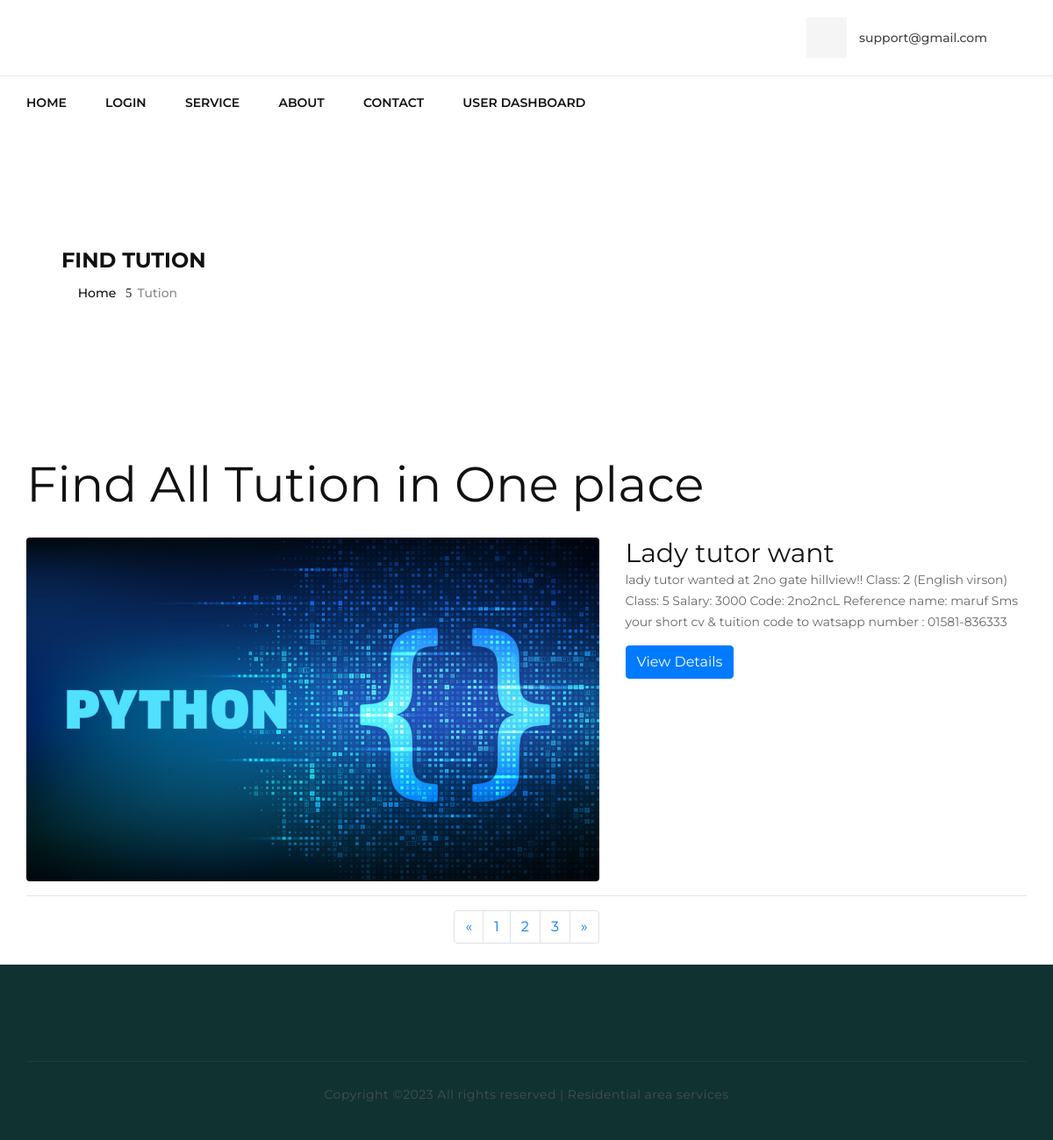
/tution, run on the app's committed database.
### user_auth/models.py (models this page shows, shortened)
class Tution(models.Model):
    title=models.CharField(max_length=1000)
    email=models.EmailField()
    phone_number=models.IntegerField()
    DHAKA = 'Dhaka'
    CHITTAGONG = 'Chittagong'
    DIVISION_CHOICES = (
        (DHAKA, 'Dhaka'),
        (CHITTAGONG, 'Chittagong')
    )
    division = models.CharField(choices=DIVISION_CHOICES, max_length=50)
    GEC='Gec Moor'
    Chawkbazar='Chawkbazar'
    Mirpur='mirpur'
    Gulshan='Gulshan'
    district_choices=(
        (GEC,'Gec Moor'),
        (Chawkbazar,'Chawkbazar'),
        (Mirpur,'Mirpur'),
        (Gulshan,'Gulshan'),
    )
    district=models.CharField(choices=district_choices,max_length=1000)
    details_address=models.TextField()
    teacher_details=models.TextField()
    tution_image=models.ImageField(upload_to="images/")
    datetime=models.DateTimeField(default=now)
    creator = models.ForeignKey(User, on_delete=models.SET_NULL, null=True)

### home/views.py (the view)
# urls.py: path("tution",tution,name="tution"),
def tution(request):
    all_tution_post=Tution.objects.all()
    return render(request, "main/tution.html",{
        "all_tution_post":all_tution_post,
    })

### templates/main/tution.html (shortened to what this page needs)
{% extends "main/base.html"%}
{% load static %}
{% block content %}
<section class="breadcrumb-section spad set-bg" data-setbg={% static "main/img/breadcrumb-bg.jpg" %}>
    <div class="container">
        <div class="row">
            <div class="col-lg-12">
                <div class="breadcrumb-text">
                    <h4>Find Tution</h4>
                    <div class="bt-option">
                        <a href="{% url 'index' %}"><i class="fa fa-home"></i> Home</a>
                        <span>Tution</span>
                    </div>
                </div>
            </div>
        </div>
    </div>
</section>
<div class="container">
    <h1 class="my-4">
        <small>Find All Tution in One place</small>
    </h1>
    {% for post in all_tution_post %}
    <div class="row">
        <div class="col-md-7">
                    <a href="#">
                        <img class="img-fluid rounded mb-3 mb-md-0" src="{{ post.tution_image.url }}" alt="">
                    </a>
        </div>
        <div class="col-md-5">
            <h3>{{ post.title }}</h3>
            <p>{{ post.teacher_details}}</p>
            <a class="btn btn-primary" href="{% url 'tution_details' post.id %}">View Details</a>
        </div>
    </div>
    <hr>
    {% endfor %}
    <ul class="pagination justify-content-center">
        <li class="page-item">
            <a class="page-link" href="#" aria-label="Previous">
                <span aria-hidden="true">&laquo;</span>
            </a>
        </li>
        <li class="page-item">
            <a class="page-link" href="#">1</a>
        </li>
        <li class="page-item">
            <a class="page-link" href="#">2</a>
        </li>
        <li class="page-item">
            <a class="page-link" href="#">3</a>
        </li>
        <li class="page-item">
            <a class="page-link" href="#" aria-label="Next">
                <span aria-hidden="true">&raquo;</span>
            </a>
        </li>
    </ul>
</div>
<br>
{% endblock %}

### data on the page
Tution: tution_image (picture), title "Lady tutor want", teacher_details "lady tutor wanted at 2no gate hillview!! Class: 2 (English virson) Class: 5 Salary: 3000 Code: 2no2ncL Reference name: maruf Sms your short cv & tuition code to watsapp number : 01581-836333"
